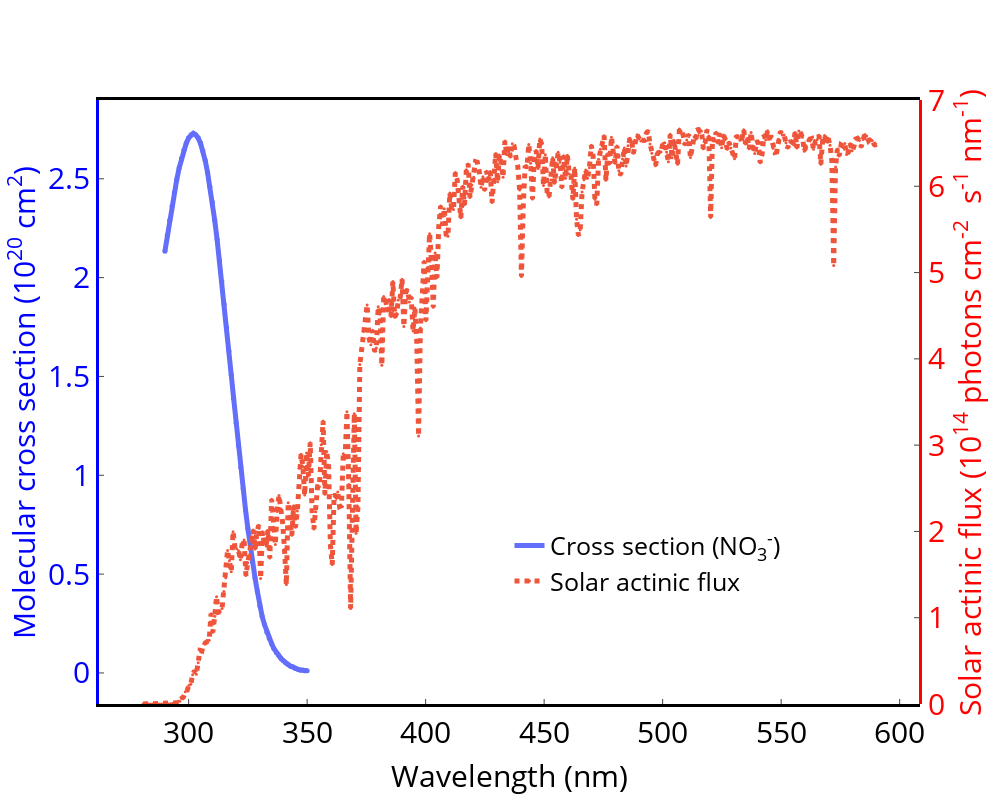

The cell this chart's notebook holds for it:
### Code cell
solar_actinic_flux=pd.read_excel('actinic_flux/solar_actinic_flux.xlsx',header=None)
new_solar_actinic_flux=pd.DataFrame()

new_solar_actinic_flux['wavelength']=solar_actinic_flux.iloc[:,1].values
new_solar_actinic_flux['flux_1']=solar_actinic_flux.iloc[:,2].values
new_solar_actinic_flux['flux_2']=solar_actinic_flux.iloc[:,3].values
new_solar_actinic_flux['flux_3']=solar_actinic_flux.iloc[:,4].values

new_solar_actinic_flux['flux_4']=solar_actinic_flux.iloc[:,5].values
new_solar_actinic_flux['flux_5']=solar_actinic_flux.iloc[:,6].values

new_solar_actinic_flux=new_solar_actinic_flux

import plotly.graph_objects as go

fig_1= go.Figure()
fig_1.add_trace(go.Scatter(x= new_cross_section_nitrate.index,y=new_cross_section_nitrate['molecular_cross_section']*1e20,yaxis = "y1",
                           mode='markers+lines',showlegend=True,marker_size=5,line_width=5,name="Cross section (NO<sub>3</sub><sup>-</sup>)"))

# 
# fig_1.add_trace(go.Scatter(x= new_solar_actinic_flux.iloc[:,0], y=new_solar_actinic_flux.iloc[:,1], yaxis = "y2",mode='markers+lines', line=dict(dash='dot'),marker_size=3,line_width=5,name='Solar actinic flux'))
# fig_1.add_trace(go.Scatter(x= new_solar_actinic_flux.iloc[:,0], y=new_solar_actinic_flux.iloc[:,2], yaxis = "y2",mode='markers+lines', line=dict(dash='dot'),showlegend=False,marker_size=3,line_width=5,name='Flux '+actinic.columns[1]))
# fig_1.add_trace(go.Scatter(x= new_solar_actinic_flux.iloc[:,0], y=new_solar_actinic_flux.iloc[:,3], yaxis = "y2",mode='markers+lines', line=dict(dash='dot'),showlegend=False,marker_size=3,line_width=5,name='Flux '+actinic.columns[1]))

# fig_1.add_trace(go.Scatter(x= new_solar_actinic_flux.iloc[:,0], y=new_solar_actinic_flux.iloc[:,4], yaxis = "y2",mode='markers+lines', line=dict(dash='dot'),showlegend=False,marker_size=3,line_width=5,name='Flux '+actinic.columns[1]))


fig_1.add_trace(go.Scatter(x= new_solar_actinic_flux.iloc[:,0], y=new_solar_actinic_flux.iloc[:,5]/1e14, yaxis = "y2",mode='markers+lines', line=dict(dash='dot'),showlegend=True,marker_size=3,line_width=5,name='Solar actinic flux'))
# fig_1.add_trace(go.Scatter(x= new_solar_actinic_flux.iloc[:,0], y=new_solar_actinic_flux.iloc[:,1], yaxis = "y2",mode='markers+lines', line=dict(dash='dot'),marker_size=3,line_width=5,name='Flux '+actinic.columns[1]))

fig_1.update_layout(title='',titlefont=dict(color="black",size=25))
fig_1.update_layout( bargap=0)
fig_1.update_layout(
  plot_bgcolor = 'white',paper_bgcolor = 'white',autosize=False,width=1000, height=800,
    xaxis=dict( title="Wavelength (nm)",titlefont=dict(color="black",size=30),showline=True, mirror= True,tickfont=dict(color='black',size=30 ),linecolor="black", linewidth=3,ticks='inside'),
    yaxis=dict( title='Molecular cross section (10<sup>20</sup> cm<sup>2</sup>)', 
              #  range=[0,0.7],
               titlefont=dict(color="blue",size=30),tickfont=dict(color='blue',size=30 ),linecolor="blue", linewidth=3,ticks='inside'),
    yaxis2=dict(title='Solar actinic flux (10<sup>14</sup> photons cm<sup>-2</sup>  s<sup>-1</sup> nm<sup>-1</sup>)',range=[0,7],titlefont=dict(color="red",size=30),tickfont=dict(color="red" ,size=30),ticks='inside',anchor="free",overlaying="y", side="right", position=1, linecolor="red", linewidth=3,showticklabels = True) )
fig_1.update_layout(legend=dict(yanchor="top",y=0.3 ,xanchor="left",x=0.5,  font=dict( size=25,color="black")))
config = {'displayModeBar': True}

fig_1.show(config=config)
# fig_1.write_html('cross_section_actinic_flux_202309051909.html')

fig_1.write_image("fig2.svg")

### Figure 1 — Plotly figure (JSON) as saved in the notebook; plotly's stock layout.template omitted (floating-point values rounded to 4 significant figures; data arrays with more than 128 entries replaced by an {"elided": "..."} marker saying what was removed)
{"data": [{"line": {"width": 5}, "marker": {"size": 5}, "mode": "markers+lines", "name": "Cross section (NO<sub>3</sub><sup>-</sup>)", "showlegend": true, "type": "scatter", "x": [290, 291, 292, 293, 294, 295, 296, 297, 298, 299, 300, 301, 302, 303, 304, 305, 306, 307, 308, 309, 310, 311, 312, 313, 314, 315, 316, 317, 318, 319, 320, 321, 322, 323, 324, 325, 326, 327, 328, 329, 330, 331, 332, 333, 334, 335, 336, 337, 338, 339, 340, 341, 342, 343, 344, 345, 346, 347, 348, 349, 350], "y": [2.134, 2.214, 2.29, 2.363, 2.432, 2.497, 2.554, 2.604, 2.646, 2.68, 2.707, 2.722, 2.73, 2.722, 2.707, 2.68, 2.642, 2.592, 2.531, 2.459, 2.382, 2.29, 2.195, 2.088, 1.981, 1.866, 1.747, 1.629, 1.506, 1.388, 1.266, 1.151, 1.04, 0.9329, 0.8259, 0.7303, 0.6385, 0.5582, 0.4818, 0.4129, 0.3403, 0.2868, 0.2447, 0.2065, 0.1759, 0.1491, 0.1224, 0.1032, 0.08794, 0.07265, 0.06118, 0.04971, 0.04206, 0.03441, 0.03059, 0.02294, 0.01912, 0.01529, 0.01529, 0.01147, 0.01147], "yaxis": "y"}, {"line": {"dash": "dot", "width": 5}, "marker": {"size": 3}, "mode": "markers+lines", "name": "Solar actinic flux", "showlegend": true, "type": "scatter", "x": {"elided": "420 float values"}, "y": {"elided": "420 float values"}, "yaxis": "y2"}], "layout": {"autosize": false, "bargap": 0, "height": 800, "legend": {"font": {"color": "black", "size": 25}, "x": 0.5, "xanchor": "left", "y": 0.3, "yanchor": "top"}, "paper_bgcolor": "white", "plot_bgcolor": "white", "title": {"font": {"color": "black", "size": 25}, "text": ""}, "width": 1000, "xaxis": {"linecolor": "black", "linewidth": 3, "mirror": true, "showline": true, "tickfont": {"color": "black", "size": 30}, "ticks": "inside", "title": {"font": {"color": "black", "size": 30}, "text": "Wavelength (nm)"}}, "yaxis": {"linecolor": "blue", "linewidth": 3, "tickfont": {"color": "blue", "size": 30}, "ticks": "inside", "title": {"font": {"color": "blue", "size": 30}, "text": "Molecular cross section (10<sup>20</sup> cm<sup>2</sup>)"}}, "yaxis2": {"anchor": "free", "linecolor": "red", "linewidth": 3, "overlaying": "y", "position": 1, "range": [0, 7], "showticklabels": true, "side": "right", "tickfont": {"color": "red", "size": 30}, "ticks": "inside", "title": {"font": {"color": "red", "size": 30}, "text": "Solar actinic flux (10<sup>14</sup> photons cm<sup>-2</sup>  s<sup>-1</sup> nm<sup>-1</sup>)"}}}}
